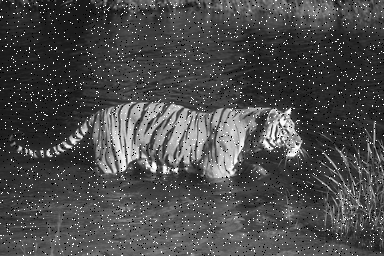
#> input picture Opencv/saltandpepper.png, 384 x 256 px, found by its file name
$ python Smoothing.py
#> lines starting #> are read from the running program, lines starting #| are printed output that depends on the picture
import cv2
from matplotlib import pyplot as plt
import numpy as np

img = cv2.imread("//home//darkie//Python//Python//Opencv//saltandpepper.png")
#> img is the input picture: shape (256, 384, 3); min 0, max 255, mean 74.9
print(img)
#> (printed output is left out)
img = cv2.cvtColor(img,cv2.COLOR_BGR2RGB)

kernel = np.ones((5,5),np.float32)/25
filter2d = cv2.filter2D(img,-1,kernel)
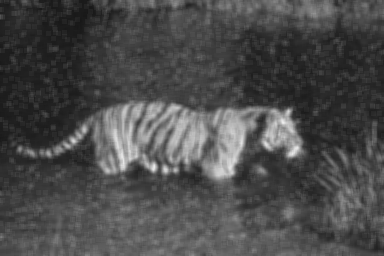
#> filter2d: shape (256, 384, 3); min 23, max 237, mean 74.9
gaussianblur = cv2.GaussianBlur(img,(3,3),5,5)
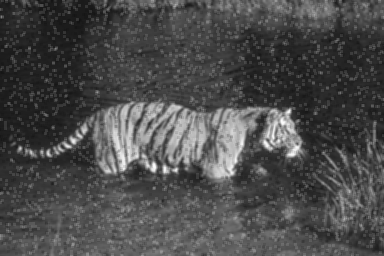
#> gaussianblur: shape (256, 384, 3); min 18, max 252, mean 74.9
medianblur = cv2.medianBlur(img,3)
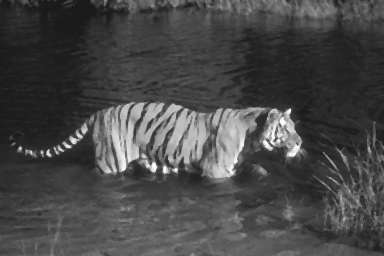
#> medianblur: shape (256, 384, 3); min 25, max 253, mean 71.6
bilateralFilter = cv2.bilateralFilter(img,9,75,75)

outputs = [img,filter2d,gaussianblur,medianblur,bilateralFilter]
titles = ["Original","Filtered2D","Gaussian Blur","MedianBlur","BilateralFilter"]

for i in range(5):
    plt.subplot(2,3,i+1),plt.imshow(outputs[i],"gray")
    plt.xticks([]),plt.yticks([])
    plt.title(titles[i])

plt.show()
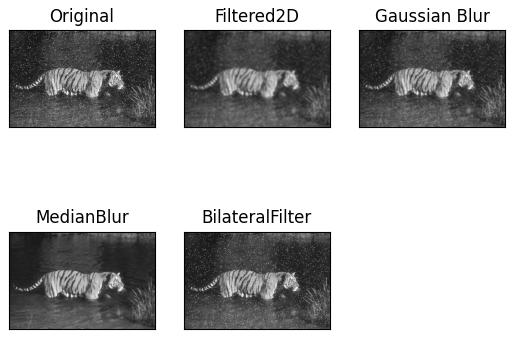
#> figure drawn by matplotlib, 5 panels

$ run again, with Opencv/color balls.jpeg saved as Opencv/saltandpepper.png
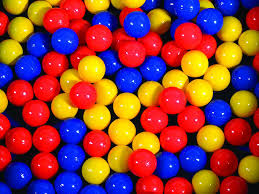
#> input picture Opencv/color balls.jpeg, 259 x 194 px, found by its file name
#> img is the input picture: shape (194, 259, 3); mean B, G, R 61.3, 63.8, 142.4
#> (printed output is left out)
#> `gaussianblur = cv2.GaussianBlur(img,(3,3),5,5)`:
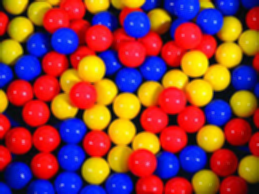
#> gaussianblur: shape (194, 259, 3); mean R, G, B 142.4, 63.8, 61.3
#> `bilateralFilter = cv2.bilateralFilter(img,9,75,75)`:
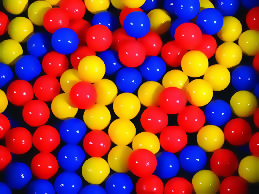
#> bilateralFilter: shape (194, 259, 3); mean R, G, B 142.9, 64, 61.2
